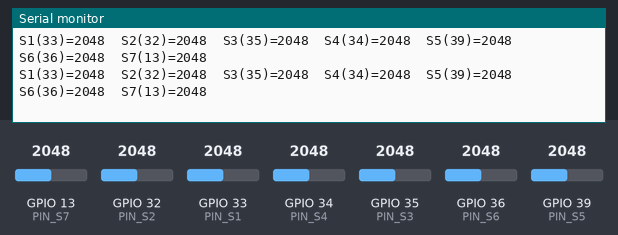
Simulated run of this sketch. Board: ESP32. Shown: the last lines printed to the serial monitor. The inputs (shaded band) are chosen by the test bench; at power-on: GPIO 13 (PIN_S7) = 2048, GPIO 32 (PIN_S2) = 2048, GPIO 33 (PIN_S1) = 2048, GPIO 34 (PIN_S4) = 2048, GPIO 35 (PIN_S3) = 2048, GPIO 36 (PIN_S6) = 2048, GPIO 39 (PIN_S5) = 2048 (analog values on the 0–4095 scale).

Above: at 2.0 s.
2.1 s: GPIO 13 (PIN_S7) set to 2866
At 2.39 s:
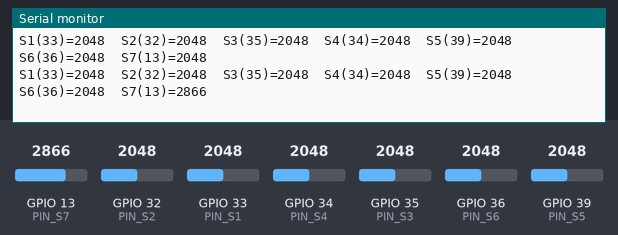
3.6 s: GPIO 32 (PIN_S2) set to 2866
At 3.79 s:
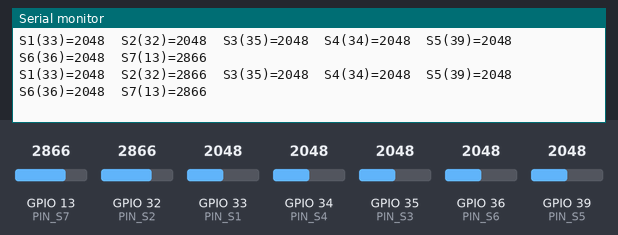
5.1 s: GPIO 33 (PIN_S1) set to 2866
At 5.2 s:
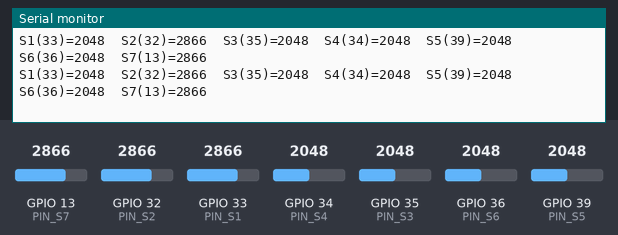
6.6 s: GPIO 34 (PIN_S4) set to 2866
At 6.6 s:
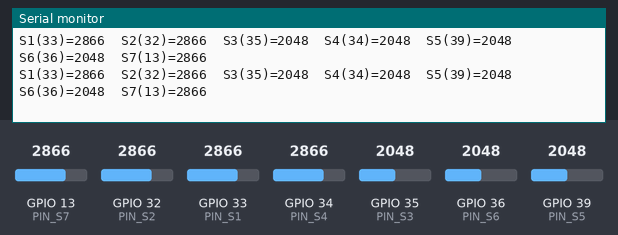
8.1 s: GPIO 35 (PIN_S3) set to 2866
At 8.2 s:
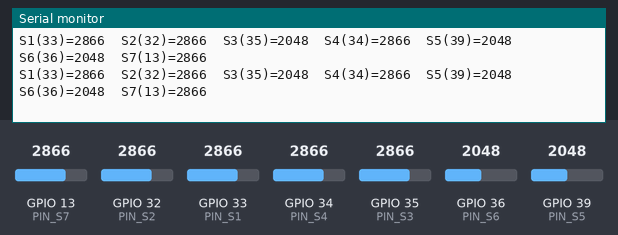
9.6 s: GPIO 36 (PIN_S6) set to 2866
At 9.61 s:
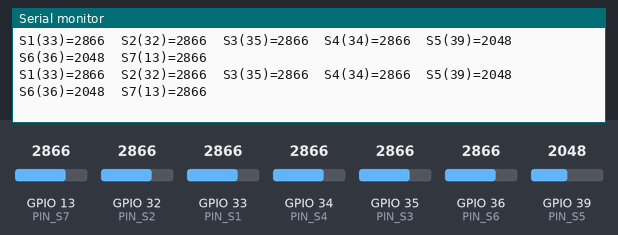

Measured:
- after the input at 2.1 s, the serial monitor: prints a new line after 0.13 s (image 1)
- after the input at 3.6 s, the serial monitor: prints a new line at once (image 2)

The sketch:

diag_sensor7.ino
```cpp
// ============================================================
// SABITA - Diagnostik Sensor Line Follower (S1-S7 mentah)
// ============================================================
// Sketch TERPISAH dari robot_sabita.ino (folder beda sengaja, supaya
// Arduino IDE tidak menggabungkan dua .ino jadi satu build).
//
// Tujuan: baca ke-7 slot sensor sesuai URUTAN FISIK BOARD (S1..S7),
// bukan urutan/penamaan yang dipakai robot_sabita.ino sekarang (itu
// sudah direlabel karena salah satu sensor dipindah posisi fisik).
// Tidak ada WebSocket/dashboard/motor/DFPlayer/QR/ACO -- murni baca
// ADC mentah, cetak ke Serial Monitor.
//
// CARA PAKAI:
//   1. Upload sketch ini ke ESP32 (bukan robot_sabita.ino).
//   2. Buka Serial Monitor, 115200 baud.
//   3. Usap/tutup jari di atas tiap sensor fisik SATU PER SATU (S1 dulu,
//      lanjut S2, dst) sambil lihat kolom mana yang nilainya berubah.
//   4. Kolom yang TIDAK PERNAH berubah sama sekali walau disentuh
//      langsung = bermasalah secara fisik (kabel/solderan/komponen).
//   5. Kolom S7 KHUSUS: nilainya memang akan lompat-lompat tidak stabil
//      terus-menerus (bukan cuma diam di 0) -- itu bukan sensor rusak,
//      itu GPIO13 = ADC2 yang konflik dengan radio WiFi AP yang sengaja
//      dinyalakan di sketch ini. Jangan dipakai untuk diagnosis fisik.

#include "driver/adc.h"
#include <WiFi.h>

// WiFi AP dinyalakan SENGAJA (SSID/password sama seperti robot_sabita.ino)
// supaya kondisi tes identik dengan operasi normal robot -- termasuk
// konflik ADC2 (S7) dan erratum WiFi-noise di ADC1 CH0/CH3 (S5=GPIO39,
// S6=GPIO36) yang cuma muncul kalau WiFi benar-benar aktif.
const char* AP_SSID = "SABITA_ROBOT";
const char* AP_PASS = "12345678";

// Urutan fisik board: S1..S7 kiri->kanan (lihat catatan GPIO13/ADC2 di atas)
#define PIN_S1 33
#define PIN_S2 32
#define PIN_S3 35
#define PIN_S4 34
#define PIN_S5 39
#define PIN_S6 36
#define PIN_S7 13

const int SENSOR_PIN[7] = {PIN_S1, PIN_S2, PIN_S3, PIN_S4, PIN_S5, PIN_S6, PIN_S7};
const char* SENSOR_LABEL[7] = {"S1(33)", "S2(32)", "S3(35)", "S4(34)", "S5(39)", "S6(36)", "S7(13)"};

#define ADC_OS 8  // oversampling, sama seperti readADC() di robot_sabita.ino

int readADC(int pin) {
  long s = 0;
  for (int i = 0; i < ADC_OS; i++) { s += analogRead(pin); delayMicroseconds(50); }
  return s / ADC_OS;
}

unsigned long lastPrint = 0;

void setup() {
  Serial.begin(115200);
  delay(200);
  Serial.println("\n=== SABITA - Diagnostik Sensor S1-S7 ===");

  adc_power_acquire();           // sama seperti robot_sabita.ino (mitigasi erratum GPIO36/39)
  analogReadResolution(12);
  analogSetAttenuation(ADC_11db);

  WiFi.mode(WIFI_AP);
  delay(100);
  WiFi.softAP(AP_SSID, AP_PASS);
  delay(500);
  Serial.println("WiFi AP aktif: " + String(AP_SSID) + " (" + WiFi.softAPIP().toString() + ")");

  Serial.println("S7(GPIO13)=ADC2, TIDAK VALID selama WiFi AP aktif (limitasi hardware");
  Serial.println("ESP32) -- nilainya cuma buat pembanding visual, abaikan untuk diagnosis");
  Serial.println("sensor fisik. Kolom lain (S1-S6) itu ADC1, valid dites walau WiFi nyala.\n");

  Serial.println("Usap/tutup jari di atas tiap sensor satu per satu, amati kolom mana yang berubah...\n");
}

void loop() {
  if (millis() - lastPrint >= 200) {
    lastPrint = millis();
    String line = "";
    for (int i = 0; i < 7; i++) {
      int val = readADC(SENSOR_PIN[i]);
      line += String(SENSOR_LABEL[i]) + "=" + String(val);
      if (i < 6) line += "  ";
    }
    Serial.println(line);
  }
}
```
